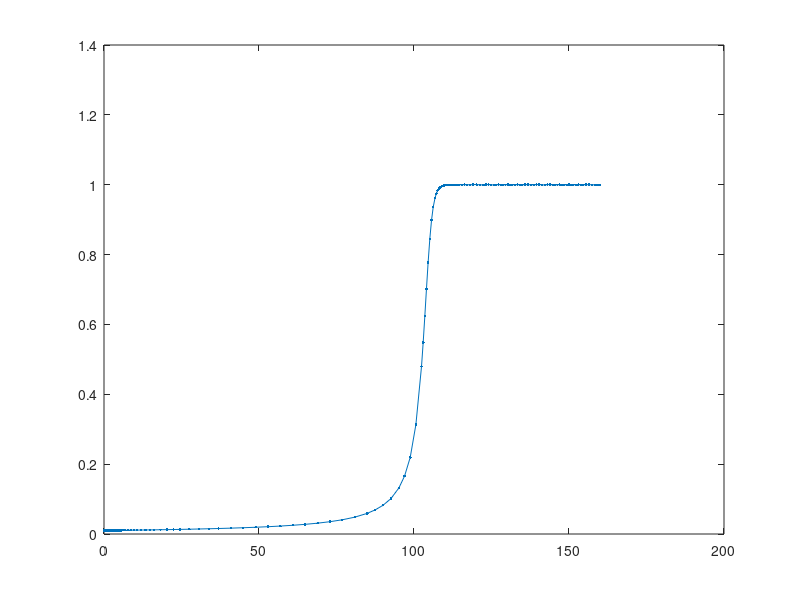

This chart was generated by the following MATLAB code: (Note: this script raises an error after producing the figure.)
function afternoon

%% Functions of functions
% Toby Driscoll, July 2014
close all, clear

%% Quadrature
% There are many problems that have a function as data. For example, take
% the problem of transforming a function into its definite integral.
% Approximating this transformation numerically is called quadrature.

%%
% In order to use a function as data, we need to create it anonymously, or
% refer to it with an @ sign in front (handle).
integral( @sin,0,pi )

%%
f = @(x) sin(x).*cos(x);
integral(f,-pi,pi)

%%
erf1 = 2/sqrt(pi)*integral(@(t) exp(-t.^2),0,1)
error = erf(1) - erf1

%% Rootfinding
% Another prototypical problem is to find a root of a function. The
% built-in |fzero| is excellent for this. 
fzero(@sin,[1 4])

%%
% You can give either a starting point or a starting interval.
fzero(@sin,2.5)

%%
% Giving the starting interval is preferred. It often takes fewer
% iterations, because the first step is to find an interval anyway.
fzero(@sin,[1 4],optimset('display','iter'))

%%
fzero(@sin,2.5,optimset('display','iter'))

%%
% Here's a more substantial example. The Lambert W function is defined as
% the inverse of the function $xe^x$. In other words, $W(x)e^{W(x)}=x$. For
% any given value of $x$, we can solve $we^w-x=0$ for $w$ to get $W(x)=w$. 
    function w = lambertW(x)
        f = @(w) w*exp(w) - x;
        guess = log(x);
        w = fzero(f,guess);
    end

%%
format long
point05 = lambertW( 0.05*exp(0.05) )
four = lambertW( 4*exp(4) )



%% ODEs
% The third classic problem with a function as data is an ordinary
% differential equation, $dy/dt = f(t,y)$. In this case the function data
% is $f(t,y)$. Here is the logistic equation:
f = @(t,y) y.*(1-y);

%%
% And here is its solution for $t\in[0,10]$, $y(0)=0.05$.
[t,y] = ode45( f, [0 10], 0.05 );
plot(t,y,'o-')

%%
% Certain problems are called "stiff" and make alternatives to
% |ode45| desirable. For example,
f = @(t,r) r.^2-r.^3;
[t,y] = ode45(f,[0 160],0.01);
plot(t,y,'.-')

%%
% Using the "stiff solver" |ode15s| requires many fewer time points (though
% each is more expensive to compute!).
[t,y] = ode15s(f,[0 160],0.01);
hold on
plot(t,y+0.5,'.-r')

%%
clf

%%
% Second order problems have to be rewritten in first order form. For
% example, consider $u'' - u(1-u^2)u' + u = 0$. Introducing $y_1=u$ and
% $y_2=u'$ leads to
f = @(t,y) [ y(2); (1-y(1)^2)*y(2) - y(1) ];
[t,y] = ode45( f, [0 20], [1;0] );
plot(t,y,'o-')

%%
% Here it is in the phase plane.
plot(y(:,1),y(:,2))

%% Parameters
% These kinds of problems are where nested and anonymous functions can be
% handy. Let's consider the ODE above with a parameter $\mu$: $u'' - \mu
% u(1-u^2)u' + u = 0$. We want to write a function for it that includes the
% parameter.

function dydt = myode(t,y,mu)

dydt = zeros(size(y));
dydt(1) = y(2); 
dydt(2) = mu*(1-y(1)^2)*y(2) - y(1);

end

%%
% (This function is actually nested inside the one for this file.) However,
% the ODE solver functions will accept functions of t and y only. We can
% bridge the gap using a "wrapper" anonymous function.
mu = 10;
f = @(t,y) myode(t,y,mu)

%%
% Now |f| is usable by |ode45| but also includes the assigned value of
% |mu|.
[t,y] = ode45( f, [0 60], [1;0] );
plot(t,y,'o-')

%%
% Because |myode| is nested, it would have access to |mu| in the parent
% function if we left it out of the argument list.
function dydt = myode2(t,y)

dydt = zeros(size(y));
dydt(1) = y(2); 
dydt(2) = mu*(1-y(1)^2)*y(2) - y(1);

end

%%
[t,y] = ode45( @myode2, [0 60], [1;0] );
plot(y(:,1),y(:,2))

%%
% The wrapper style is usually preferable, but there are some circumstances
% where the shared workspace of a nested function is useful. 

end

